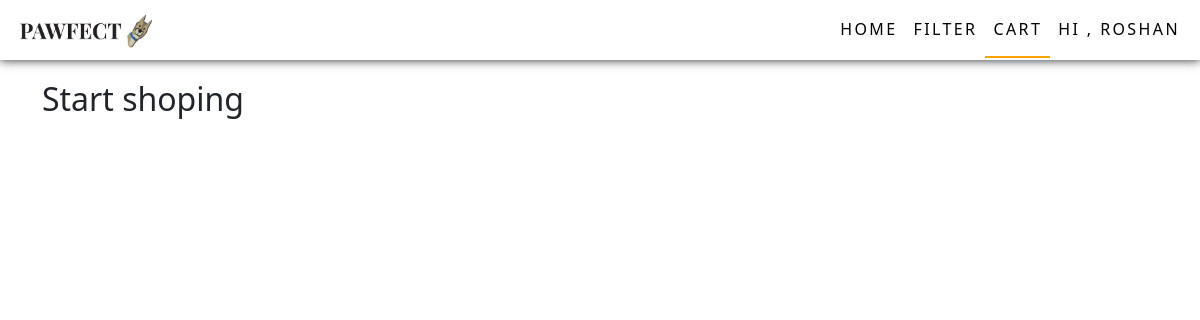
Before: /viewCart (signed in) with the older database file.
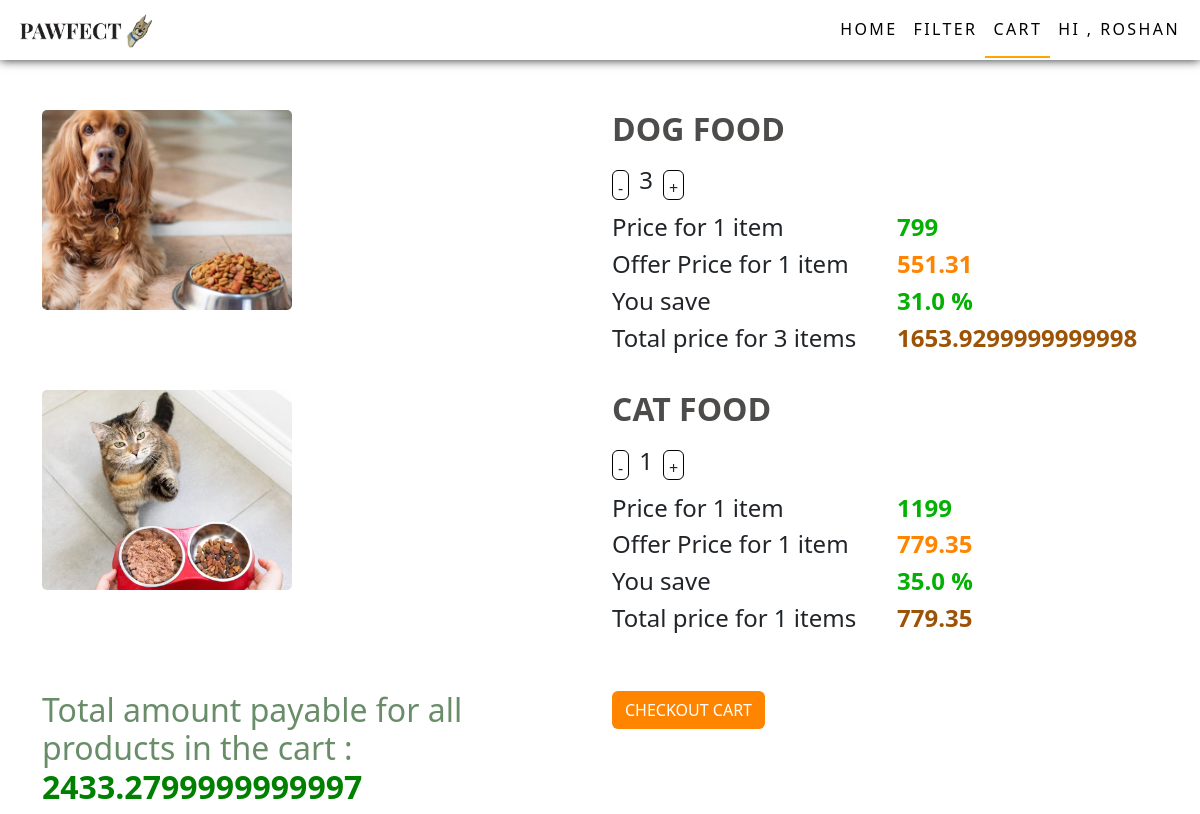
After: the same page with the newer database file.
### app/models.py (models this page shows)
class Cart(models.Model):
    user=models.ForeignKey(User,on_delete=models.CASCADE)
    pro=models.ForeignKey(Details,on_delete=models.CASCADE)
    qty=models.IntegerField()
    price=models.FloatField()

class Details(models.Model):
    product=models.ForeignKey(Product, on_delete=models.CASCADE)
    dis=models.TextField()
    price=models.IntegerField()
    ofr_per=models.FloatField()
    ofr_price=models.FloatField()
    stock=models.IntegerField()

class Product(models.Model):
    category=models.ForeignKey(Category, on_delete=models.CASCADE)
    name=models.TextField()
    img=models.FileField()
    dis=models.TextField()

### app/views.py (the view)
# urls.py: path('viewCart',views.viewCart),
def viewCart(req):
    if 'user' in req.session:
        user=User.objects.get(username=req.session['user'])
        data=Cart.objects.filter(user=user)
        total=0
        for i in data:
            total+=i.price
        pet=Pet.objects.all()
        cat=Category.objects.all()
        return render(req,'user/viewCart.html',{'data':data,'pet':pet,'cat':cat,'total':total})
    else:
        return redirect(shop_login)

### templates/user/viewCart.html (shortened to what this page needs)
<!DOCTYPE html>
<html lang="en">
<head>
    {% load static %}
    <link href="https://cdn.jsdelivr.net/npm/bootstrap@5.3.3/dist/css/bootstrap.min.css" rel="stylesheet">
    <link rel="stylesheet" href="{% static 'css/style.css' %}">
    <link rel="stylesheet" href="{% static 'css/userHome.css' %}">
</head>
<body>
    <nav class="navbar navbar-expand-sm  fixed-top">
        <div class="container-fluid">
          <a class="navbar-brand" href="user_home"><img src="{% static 'images/pawfectlogo.jpg'%}" alt="" width="150px"></a>
          <div class="collapse navbar-collapse justify-content-end" id="collapsibleNavbar">
            <ul class="navbar-nav">
              <li class="nav-item">
                <a class="nav-link" href="../user_home">HOME</a>
              </li>
              <li class="nav-item dropdown petDrop">
                <a class="nav-link " href="#" role="button" data-bs-toggle="dropdown">FILTER</a>
              </li>
              <li class="nav-item">
                <a class="nav-link active"  href="">CART</a>
              </li>
              <li class="nav-item dropdown userDrop">
                <a class="nav-link " href="#" role="button" data-bs-toggle="dropdown">hi , {{user.first_name}}</a>
              </li>
            </ul>
          </div>
        </div>
      </nav>
    <div class="container cart-container">
      {% if data %}
        {% for i in data %}
        <div class="row cartView">
            <div class="col-lg-6 col1">
                <img src="{{i.pro.product.img.url}}" alt="" >
            </div>
            <div class="col-lg-6 col2">
                <h2>{{i.pro.product.name}}</h2>
                <div class="cartQty">
                  <a class="btn" href="cartDecrement/{{i.pk}}">-</a><h4 id="qty">{{i.qty}}</h4><a class="btn" href="cartIncrement/{{i.pk}}">+</a>
                </div>
                <div class="row">
                  <div class="col-lg-6 col-xs-6">
                    <h4>Price for 1 item</h4>
                    <h4>Offer Price for 1 item</h4>
                    <h4>You save</h4>
                    <h4>Total price for {{i.qty}} items</h4>
                  </div>
                  <div class="col-lg-6 col-xs-6">
                    <h4 id="price">{{i.pro.price}}</h4>
                    <h4 class="offerPrice">{{i.pro.ofr_price}}</h4>
                    <h4 id="price">{{i.pro.ofr_per}} %</h4>
                    <h4 class="totalPrice">{{i.price}}</h4>
                  </div>
                </div>
            </div>
        </div>
        {% endfor %}
        <div class="row totalRow">
          <div class="col-lg-6">
            <h2><span class="totalText">Total amount payable for all products in the cart : </span><span class="total">{{total}}</span></h2>
          </div>
          <div class="col-lg-6">
            <a class="btn buyAll" href="buyAll">CHECKOUT CART</a>
          </div>
        </div>
        {% else %}
        <h2>Start shoping</h2>
      {% endif %}
</body>
</html>

Changed rows visible on the page:
added Cart: pro.product.img (picture), pro.product.name "DOG FOOD", qty "3", pro.price "799", pro.ofr_price "551.31", pro.ofr_per "31.0", price "1653.9299999999998"
added Cart: pro.product.img (picture), pro.product.name "CAT FOOD", qty "1", pro.price "1199", pro.ofr_price "779.35", pro.ofr_per "35.0", price "779.35"
Other visible differences:
{{ total }}: (not shown) → "2433.2799999999997"
text no longer shown: "Start shoping"
text now shown: "Total amount payable for all products in the cart : CHECKOUT CART"
